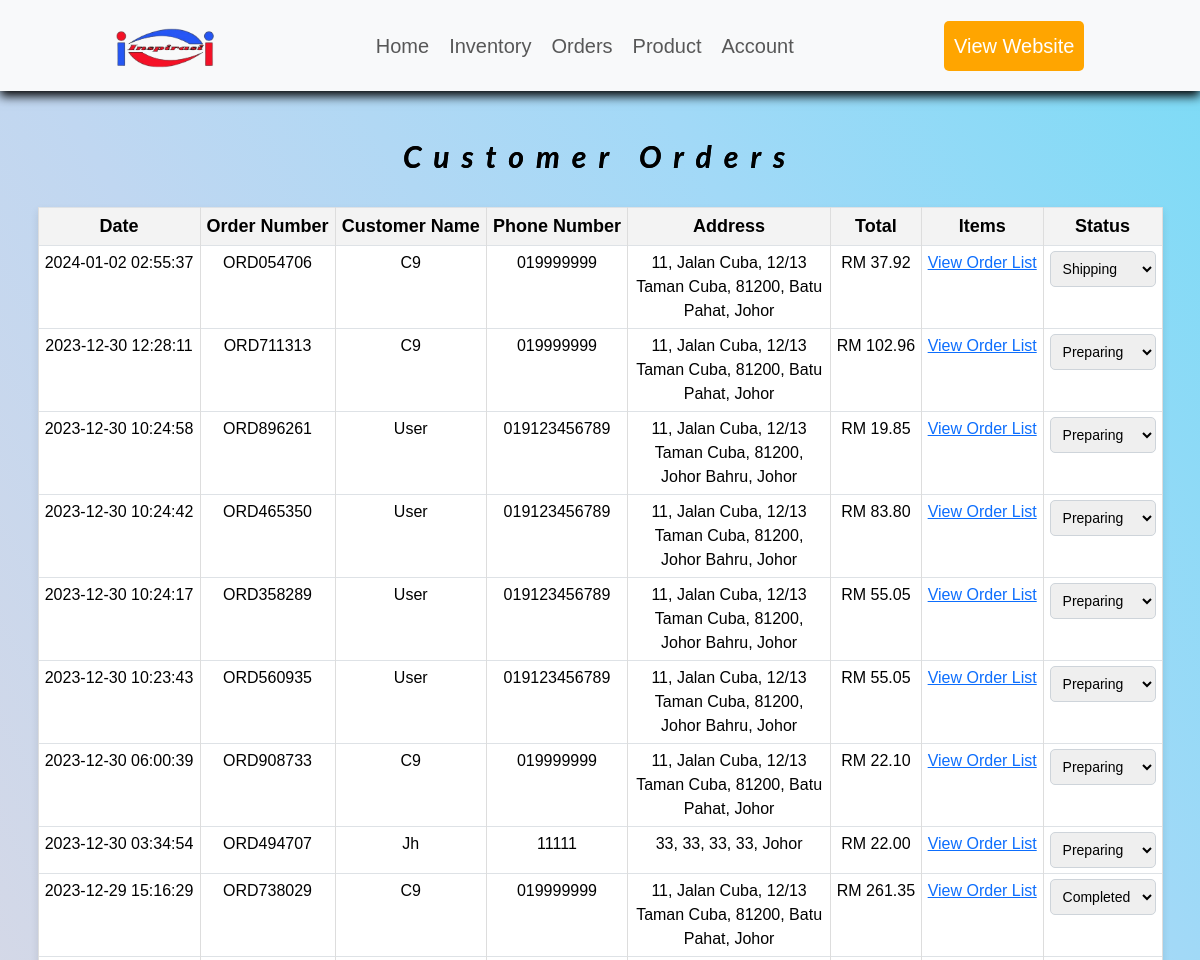
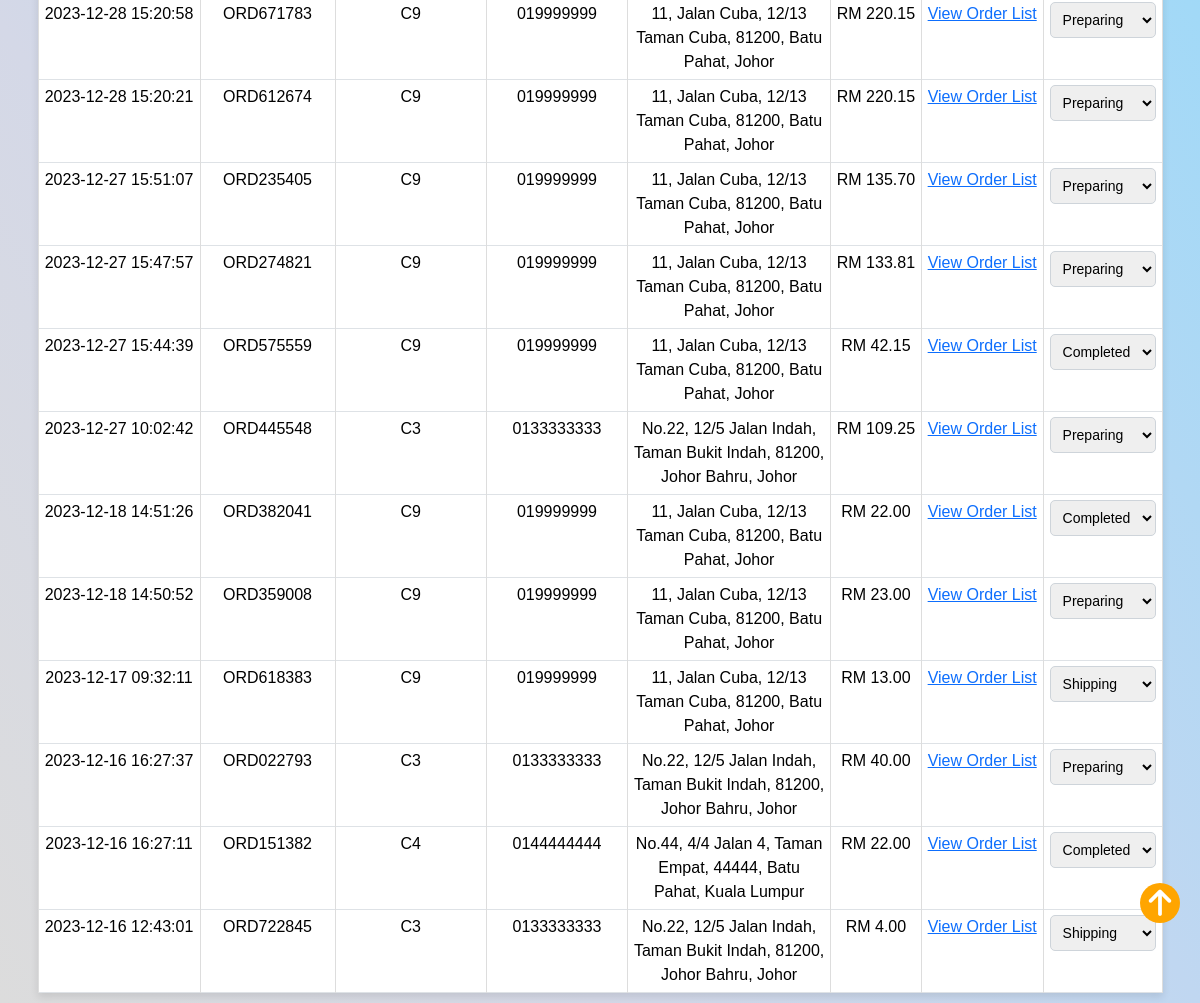
The app's page /php/view_order.php (signed in) with its own data (2 pictures, top to bottom).
### tables this page shows
CREATE TABLE `orders` (
  `id` int(11) NOT NULL,
  `customer_id` int(11) DEFAULT NULL,
  `grand_total` double DEFAULT NULL,
  `created` timestamp NOT NULL DEFAULT current_timestamp(),
  `order_number` varchar(255) DEFAULT NULL,
  `status` int(11) NOT NULL DEFAULT 1,
  `comment` mediumtext NOT NULL
);

CREATE TABLE `users` (
  `id` int(11) NOT NULL,
  `full_name` varchar(255) DEFAULT NULL,
  `email` varchar(255) DEFAULT NULL,
  `password` varchar(255) DEFAULT NULL,
  `usertype` varchar(255) NOT NULL DEFAULT 'customer',
  `phone_number` varchar(20) NOT NULL
);

### php/view_order.php (the view, shortened to what this page needs)
<?php
require_once "database.php";
$sql = "SELECT
            o.created,
            o.order_number,
            u.full_name,
            u.phone_number,
            CONCAT(a.unit, ', ', a.street, ', ', a.postcode, ', ', a.city, ', ', a.state) AS full_address,
            o.grand_total,
            o.status
        FROM orders o
        JOIN users u ON o.customer_id = u.id
        JOIN address a ON o.customer_id = a.customer_id ORDER BY created DESC";
$result = mysqli_query($conn, $sql);
$orders = array();
while ($row = mysqli_fetch_assoc($result)) {
    $orders[] = $row;
}
?>
<!DOCTYPE html>
<html lang="en">
<head>
    <link rel="stylesheet" href="https://cdnjs.cloudflare.com/ajax/libs/font-awesome/6.4.0/css/all.min.css">
    <link href="https://cdn.jsdelivr.net/npm/bootstrap@5.3.2/dist/css/bootstrap.min.css" rel="stylesheet">
    <link rel="stylesheet" href="/project/biw_project/css/view_order_style.css">
</head>
<body>
<header class="navbar navbar-expand-lg navbar-light bg-light" style="font-size: 2rem; padding: 2rem 9%;">
        <div class="container-fluid">
            <a href="#" class="navbar-brand" style="font-size: 3rem">
                <span><img src="/project/biw_project/image/icon/logo.png" alt="Inspirasi Sejahtera" style="width: 100px; height: auto;"></span>
            </a>
            <div class="collapse navbar-collapse" id="navbarNav">
                <ul class="navbar-nav mx-auto" style="margin-right: 20px; gap: 10px;">
                    <li class="nav-item">
                        <a class="nav-link" href="admin_dashboard.php">Home</a>
                    </li>
                    <li class="nav-item">
                        <a class="nav-link" href="inventory.php">Inventory</a>
                    </li>
                    <li class="nav-item">
                        <a class="nav-link" href="view_order.php">Orders</a>
                    </li>
                    <li class="nav-item">
                        <a class="nav-link" href="product.php">Product</a>
                    </li>
                    <li class="nav-item">
                        <a class="nav-link" href="view_acc.php">Account</a>
                    </li>
                </ul>
                <div class="icons" style="text-decoration: none; font-size: 2.5rem; display: flex;">
                    <a href="homepage.php" class="web">
                        <p class="web">View Website</p>
                    </a>
                </div>
            </div>
        </div>
    </header>
    <section class="container mt-5">
        <h1 class="mb-4 p-title">Customer Orders</h1>
        <table class="table table-bordered">
            <tr>
                <th>Date</th>
                <th>Order Number</th>
                <th>Customer Name</th>
                <th>Phone Number</th>
                <th>Address</th>
                <th>Total</th>
                <th>Items</th>
                <th>Status</th>
            </tr>
            <tbody>
                <?php foreach ($orders as $order) : ?>
                    <tr>
                        <td><?= $order['created'] ?></td>
                        <td><?= $order['order_number'] ?></td>
                        <td><?= $order['full_name'] ?></td>
                        <td><?= $order['phone_number'] ?></td>
                        <td><?= $order['full_address'] ?></td>
                        <td>RM <?= number_format($order['grand_total'], 2) ?></td>
                        <td><a href="order_list.php?order_number=<?= $order['order_number'] ?>">View Order List</a></td>
                        <td>
                            <form method="post">
                                <select class="dropdown_status" name="new_status" onchange="updateStatus(this)">
                                    <option value="1" <?= $order['status'] == 1 ? 'selected' : '' ?> class="preparing">Preparing</option>
                                    <option value="2" <?= $order['status'] == 2 ? 'selected' : '' ?> class="shipping">Shipping</option>
                                    <option value="3" <?= $order['status'] == 3 ? 'selected' : '' ?> class="complete">Completed</option>
                                </select>
                            </form>
                        </td>
                    </tr>
                <?php endforeach; ?>
            </tbody>
        </table>
    </section>
    <a href="#" class="top"><i class="fa-solid fa-arrow-up"></i></a>
</body>
</html>

### css/view_order_style.css (style rules this page uses)
* { margin: 0; padding: 0; font-family: 'Gill Sans', 'Gill Sans MT', Calibri, 'Trebuchet MS', sans-serif; outline: none; border: none; text-decoration: none; text-transform: capitalize; transition: .2s linear; }
html { font-size: 62.5%; scroll-behavior: smooth; scroll-padding-top: 6rem; overflow-x: hidden; }
header { position: sticky; top: 0; left: 0; right: 0; background: #FBFFFF; padding: 2rem 9%; display: flex; align-items: center; justify-content: space-between; margin-bottom: 10px; box-shadow: 0 .5rem 1rem black; z-index: 99; }
header .icons { display: flex; align-items: center; }
header .icons a { font-size: 2.5rem; color: #333; margin-right: 1.5rem; }
header .icons a:last-child { margin-right: 0; }
body { background-image: linear-gradient(to right top, #dcdcdc, #d4d8e7, #c0d7f1, #a2d9f7, #7bdbf6); display: block; align-items: center; text-align: center; }
.p-title { margin-top: 2rem; padding:10px; font-family: 'Lato', sans-serif; font-weight: bold; font-style: italic; letter-spacing: .4em; line-height: 1.7em; color: #000000; text-shadow: 0 0 0 rgba(0, 0, 0, .9); font-size: 3rem; }
table { width: 80%; margin: auto; border-collapse: collapse; margin-bottom: 100px; box-shadow: 0 4px 8px rgba(0, 0, 0, 0.1); }
th, td { border: 1px solid #ddd; padding: 15px; text-align: center; font-size: 1.8rem; white-space: nowrap; overflow: hidden; text-overflow: ellipsis; }
tr { background: white; }
th { background-color: #f3f3f3 !important; font-weight: bold; }
td { max-width: 200px; white-space: normal; word-wrap: break-word; max-height: 100px; overflow: auto; font-size: 1.6rem; }
.dropdown_status { padding: 8px; font-size: 1.4rem; border-radius: 5px; border: 1px solid #ced4da; }
.preparing { background-color: #EEE8AA; }
.shipping { background-color: #ADD8E6; }
.complete { background-color: #90EE90; }
.web { background: orange; text-decoration: none; padding: 5px; border-radius: 5px; margin-bottom: 0; color: white; font-size: 2rem; }
.top { background: orange; color: white; font-size: 3rem; padding: 1px 10px; position: fixed; bottom: 8rem; right: 2rem; border-radius: 50%; width: 40px; height: 40px; display: flex; align-items: center; justify-content: center; text-align: center; cursor: pointer; text-decoration: none; z-index: 1; }
.top i { vertical-align: middle; }

### records on screen
orders: created "2024-01-02 02:55:37", order_number "ORD054706", customer.full_name "C9", customer.phone_number "019999999", full_address "11, Jalan Cuba, 12/13 Taman Cuba, 81200, Batu Pahat, Johor", grand_total "37.92", new_status "Shipping"
orders: created "2023-12-30 12:28:11", order_number "ORD711313", customer.full_name "C9", customer.phone_number "019999999", full_address "11, Jalan Cuba, 12/13 Taman Cuba, 81200, Batu Pahat, Johor", grand_total "102.96", new_status "Preparing"
orders: created "2023-12-30 10:24:58", order_number "ORD896261", customer.full_name "User", customer.phone_number "019123456789", full_address "11, Jalan Cuba, 12/13 Taman Cuba, 81200, Johor Bahru, Johor", grand_total "19.85", new_status "Preparing"
orders: created "2023-12-30 10:24:42", order_number "ORD465350", customer.full_name "User", customer.phone_number "019123456789", full_address "11, Jalan Cuba, 12/13 Taman Cuba, 81200, Johor Bahru, Johor", grand_total "83.80", new_status "Preparing"
orders: created "2023-12-30 10:24:17", order_number "ORD358289", customer.full_name "User", customer.phone_number "019123456789", full_address "11, Jalan Cuba, 12/13 Taman Cuba, 81200, Johor Bahru, Johor", grand_total "55.05", new_status "Preparing"
orders: created "2023-12-30 10:23:43", order_number "ORD560935", customer.full_name "User", customer.phone_number "019123456789", full_address "11, Jalan Cuba, 12/13 Taman Cuba, 81200, Johor Bahru, Johor", grand_total "55.05", new_status "Preparing"
orders: created "2023-12-30 06:00:39", order_number "ORD908733", customer.full_name "C9", customer.phone_number "019999999", full_address "11, Jalan Cuba, 12/13 Taman Cuba, 81200, Batu Pahat, Johor", grand_total "22.10", new_status "Preparing"
orders: created "2023-12-30 03:34:54", order_number "ORD494707", customer.full_name "Jh", customer.phone_number "11111", full_address "33, 33, 33, 33, Johor", grand_total "22.00", new_status "Preparing"
orders: created "2023-12-29 15:16:29", order_number "ORD738029", customer.full_name "C9", customer.phone_number "019999999", full_address "11, Jalan Cuba, 12/13 Taman Cuba, 81200, Batu Pahat, Johor", grand_total "261.35", new_status "Completed"
orders: created "2023-12-28 15:20:58", order_number "ORD671783", customer.full_name "C9", customer.phone_number "019999999", full_address "11, Jalan Cuba, 12/13 Taman Cuba, 81200, Batu Pahat, Johor", grand_total "220.15", new_status "Preparing"
orders: created "2023-12-28 15:20:21", order_number "ORD612674", customer.full_name "C9", customer.phone_number "019999999", full_address "11, Jalan Cuba, 12/13 Taman Cuba, 81200, Batu Pahat, Johor", grand_total "220.15", new_status "Preparing"
orders: created "2023-12-27 15:51:07", order_number "ORD235405", customer.full_name "C9", customer.phone_number "019999999", full_address "11, Jalan Cuba, 12/13 Taman Cuba, 81200, Batu Pahat, Johor", grand_total "135.70", new_status "Preparing"
orders: created "2023-12-27 15:47:57", order_number "ORD274821", customer.full_name "C9", customer.phone_number "019999999", full_address "11, Jalan Cuba, 12/13 Taman Cuba, 81200, Batu Pahat, Johor", grand_total "133.81", new_status "Preparing"
orders: created "2023-12-27 15:44:39", order_number "ORD575559", customer.full_name "C9", customer.phone_number "019999999", full_address "11, Jalan Cuba, 12/13 Taman Cuba, 81200, Batu Pahat, Johor", grand_total "42.15", new_status "Completed"
orders: created "2023-12-27 10:02:42", order_number "ORD445548", customer.full_name "C3", customer.phone_number "0133333333", full_address "No.22, 12/5 Jalan Indah, Taman Bukit Indah, 81200, Johor Bahru, Johor", grand_total "109.25", new_status "Preparing"
orders: created "2023-12-18 14:51:26", order_number "ORD382041", customer.full_name "C9", customer.phone_number "019999999", full_address "11, Jalan Cuba, 12/13 Taman Cuba, 81200, Batu Pahat, Johor", grand_total "22.00", new_status "Completed"
orders: created "2023-12-18 14:50:52", order_number "ORD359008", customer.full_name "C9", customer.phone_number "019999999", full_address "11, Jalan Cuba, 12/13 Taman Cuba, 81200, Batu Pahat, Johor", grand_total "23.00", new_status "Preparing"
orders: created "2023-12-17 09:32:11", order_number "ORD618383", customer.full_name "C9", customer.phone_number "019999999", full_address "11, Jalan Cuba, 12/13 Taman Cuba, 81200, Batu Pahat, Johor", grand_total "13.00", new_status "Shipping"
orders: created "2023-12-16 16:27:37", order_number "ORD022793", customer.full_name "C3", customer.phone_number "0133333333", full_address "No.22, 12/5 Jalan Indah, Taman Bukit Indah, 81200, Johor Bahru, Johor", grand_total "40.00", new_status "Preparing"
orders: created "2023-12-16 16:27:11", order_number "ORD151382", customer.full_name "C4", customer.phone_number "0144444444", full_address "No.44, 4/4 Jalan 4, Taman Empat, 44444, Batu Pahat, Kuala Lumpur", grand_total "22.00", new_status "Completed"
orders: created "2023-12-16 12:43:01", order_number "ORD722845", customer.full_name "C3", customer.phone_number "0133333333", full_address "No.22, 12/5 Jalan Indah, Taman Bukit Indah, 81200, Johor Bahru, Johor", grand_total "4.00", new_status "Shipping"
